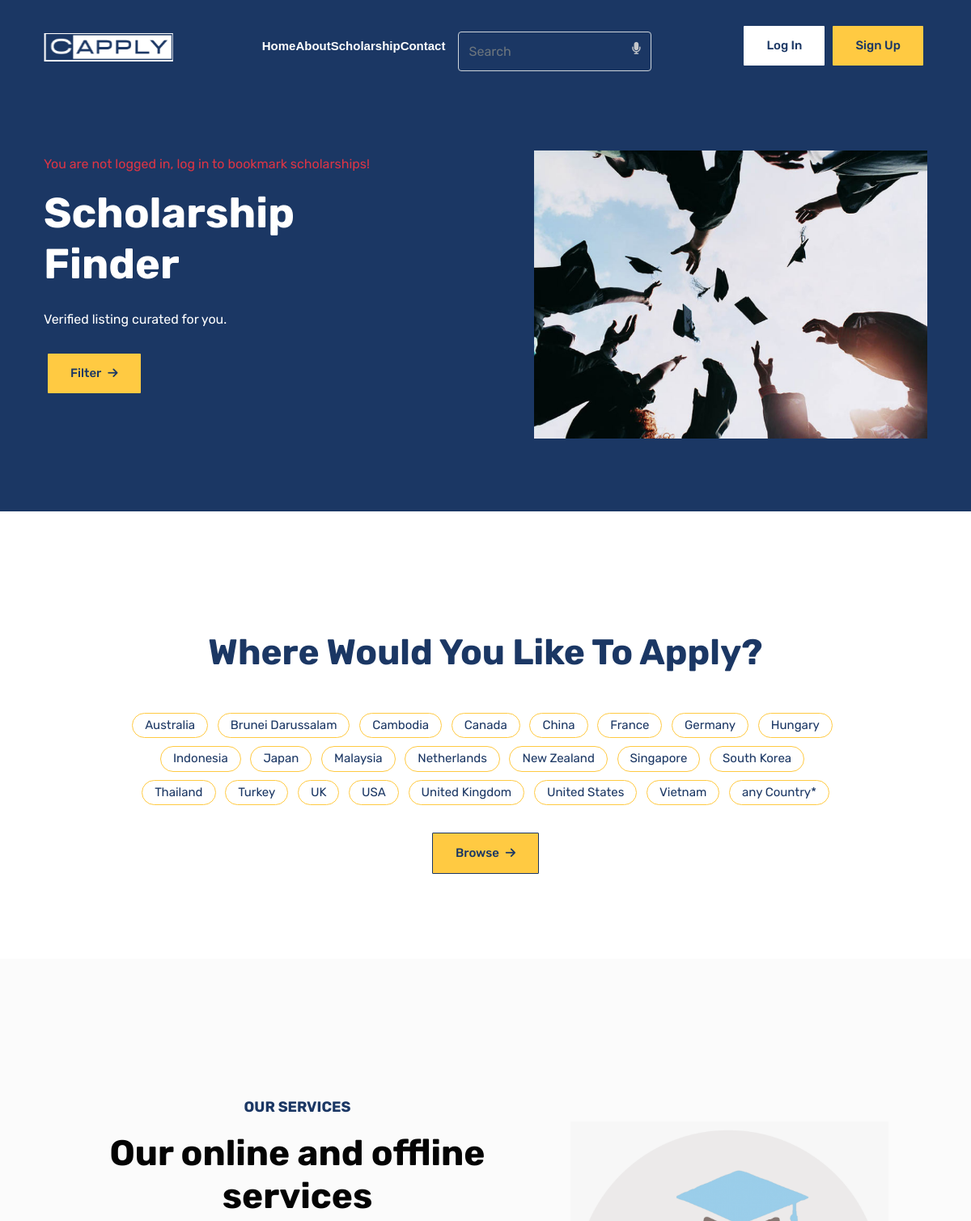
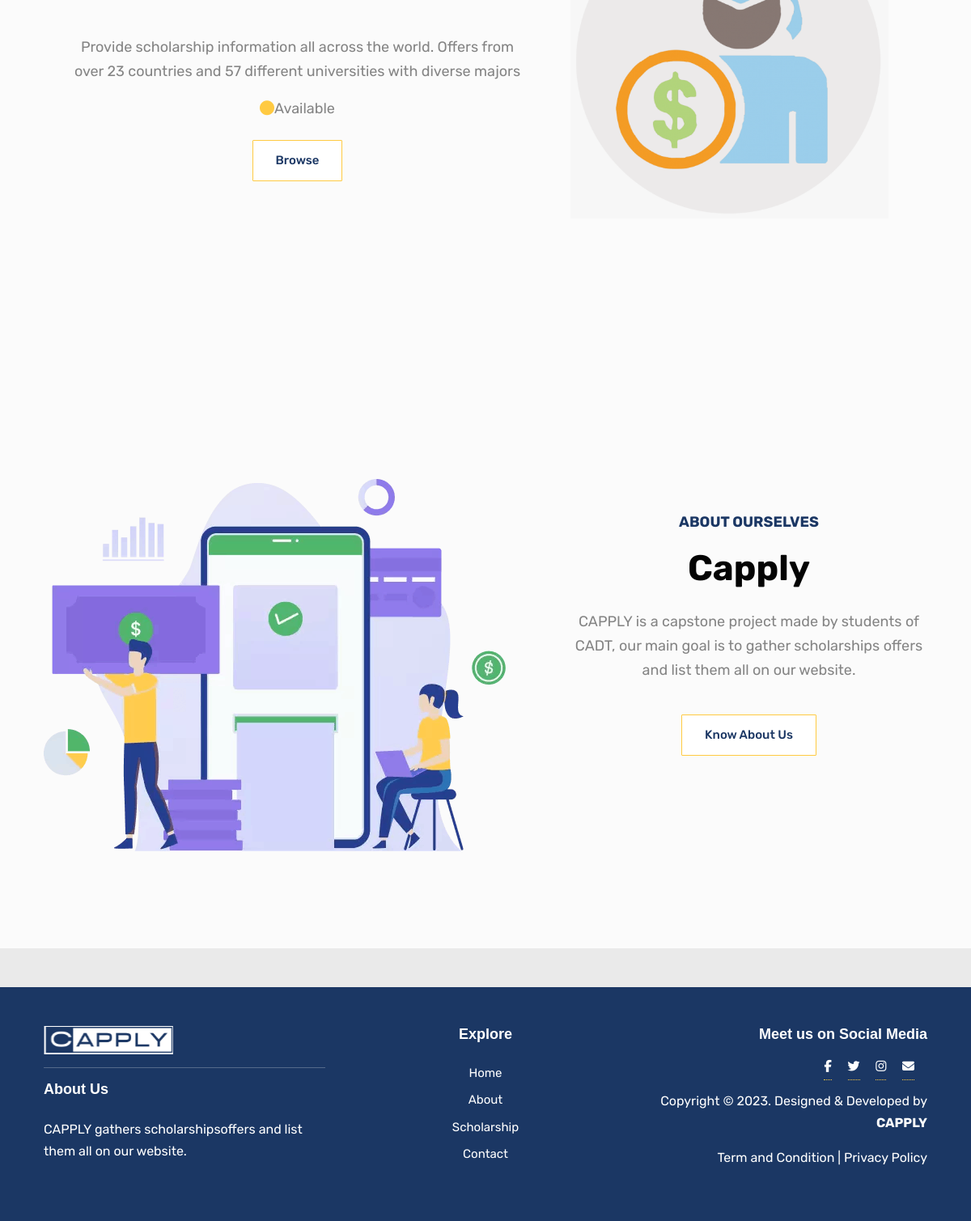
The page / on the database its author committed (2 pictures, top to bottom).
### category/models.py (models this page shows)
class Country(models.Model):
    id = models.BigAutoField(primary_key=True)
    name = models.CharField(max_length=255)
    def __str__(self):
        return self.name

### homepage/views.py (the view)
# urls.py: path('',homepage, name="home"),
def homepage(request):
    country_lists = Country.objects.all()
    return render(request,"homepage/home.html", {'country_lists':country_lists})

### templates/homepage/home.html
{% extends 'base.html' %}
{% block content %}
<section class="banner bg-primary position-relative overflow-hidden ">
    <div class="container mt-lg-5 pt-5">
        <div class="row align-items-center justify-content-center">
            <div class="col-lg-6 mb-5">
                {% if request.user.is_authenticated %}
                <h3 class="text-capitalize text-white mb-4">Welcome {{ request.user.first_name}}!</h3>
                {% else %}
                <p class="text-danger">You are not logged in, log in to bookmark scholarships!</p>
                {% endif %}
                <div class="block text-center text-lg-start pe-0 pe-xl-5">
                    <h1 class="text-capitalize text-white mb-4">Scholarship Finder</h1>
                    <p class="mb-4">Verified listing curated for you.
                    </p>
                    <a type="button" class="btn btn-primary" href="#filter">Filter<span style="font-size: 14px;"
                            class="ms-2 fas fa-arrow-right"></span></a>
                </div>
            </div>
            <div class="col-lg-6">
                <div class="ps-lg-5 text-center">
                    <img loading="lazy" decoding="async" src="static/images/banner/banner.png" alt="banner image"
                        class="w-100">
                </div>
            </div>
        </div>
    </div>
</section>
{% include 'homepage/snippets/features_snippets.html' %}
<section class="about-section section bg-tertiary position-relative overflow-hidden">
    <div class="container">
        <div class="row align-items-center">
            <div class="col-lg-7 p-5">
                <div class="section-title">
                    <p class="text-primary text-uppercase fw-bold mb-3">Our Services</p>
                    <h1>Our online and offline services</h1>
                    <p class="lead mb-5 mt-4">
                    <p>Provide scholarship information all across the world. Offers from over 23 countries and 57 different
                        universities with diverse majors
                    </p>
                    <p class="mb-0 service-description"><span class="fa fa-circle text-secondary">  </span>Available
                    </p>
                    <a class="btn btn-outline-primary border-yellow mt-4" href="{% url 'scholarship' %}">Browse</a>
                </div>
            </div>
            <div class="col-lg-5 text-center text-lg-start">
                <img loading="lazy" decoding="async" src="static/images/scholarship-icon.png" alt="offer"
                    class="img-fluid pe-xl-5">
            </div>
        </div>
    </div>
</section>
<section class="about-section section bg-tertiary position-relative overflow-hidden">
    <div class="container">
        <div class="row align-items-center">
            <div class="col-lg-7 text-center text-lg-start">
                <img loading="lazy" decoding="async" src="static/images/about-us.png" alt="About Ourselves"
                    class="img-fluid">
            </div>
            <div class="col-lg-5">
                <div class="section-title">
                    <p class="text-primary text-uppercase fw-bold mb-3">About Ourselves</p>
                    <h1>Capply</h1>
                    <p class="lead mb-0 mt-4">
                    <p>CAPPLY is a capstone project made by students of CADT, our main goal is to gather
                        scholarships offers and list them all on our website.
                    </p>
                    <a class="btn btn-outline-primary border-yellow mt-4" href="{% url 'about' %}">Know About Us</a>
                </div>
            </div>
        </div>
    </div>
</section>
{% endblock content %}

### templates/homepage/snippets/features_snippets.html
<section id="filter" class="section-sm  bg-white ">
	<div class="text-center">
		<div class="container bg-white">
			<div class="row">
				<div class="col-lg-10 mx-auto">
                    <h1 class="mb-5 pt-5 text-primary">Where Would You Like To Apply?</h1>
					<ul class="widget-list-inline text-primary widget-homepage">
						{% for country_tag in country_lists %}
						<li class="list-inline-item text-primary" style="color:#1B3764"><a href=" /scholarship/tag/{{country_tag}}" >{{ country_tag }}</a></li>
						{% endfor %}
					</ul>
				</div>
			</div>
			<a class="btn btn-primary border-yellow mt-4" href="{% url 'scholarship' %}">Browse<span style="font-size: 14px;"
				class="ms-2 fas fa-arrow-right"></span></a>
		</div>
	</div>
</section>

### static/css/category.css (style rules this page uses)
:root { --bs-blue: #1B3764; --bs-yellow: #FFCA42; }
ol, ul { margin: 0; padding: 0; list-style: none; }
a { transition: all 0.3s ease-in 0s; }
.w-100 { width: 100%; }
.section { padding: 100px 0; }
.section-sm { padding: 70px 0; }
.section-title { position: relative; margin-bottom: 75px; text-align: center; }
.section-title p { font-size: 18px; line-height: 30px; color: #848484; }
.bg-light { background: #fff; }
.list-inline-item a, .list-inline-item span a { padding: 7px 0 !important; }
p.list-inline-item, .list-inline-item a, .list-inline-item span a { color: var(--bs-blue) !important; }
.widget-list-inline li { margin-bottom: 10px !important; }
.widget-list-inline li a { padding: 2px 15px !important; border: 1px solid var(--bs-yellow) !important; border-radius: 30px !important; display: block !important; color: #fff !important; }
.widget-list-inline.widget-homepage .list-inline-item a { color: var(--bs-blue) !important; }

### rows shown on the page
Country: name "Australia"
Country: name "Brunei Darussalam"
Country: name "Cambodia"
Country: name "Canada"
Country: name "China"
Country: name "France"
Country: name "Germany"
Country: name "Hungary"
Country: name "Indonesia"
Country: name "Japan"
Country: name "Malaysia"
Country: name "Netherlands"
Country: name "New Zealand"
Country: name "Singapore"
Country: name "South Korea"
Country: name "Thailand"
Country: name "Turkey"
Country: name "UK"
Country: name "USA"
Country: name "United Kingdom"
Country: name "United States"
Country: name "Vietnam"
Country: name "any Country*"
